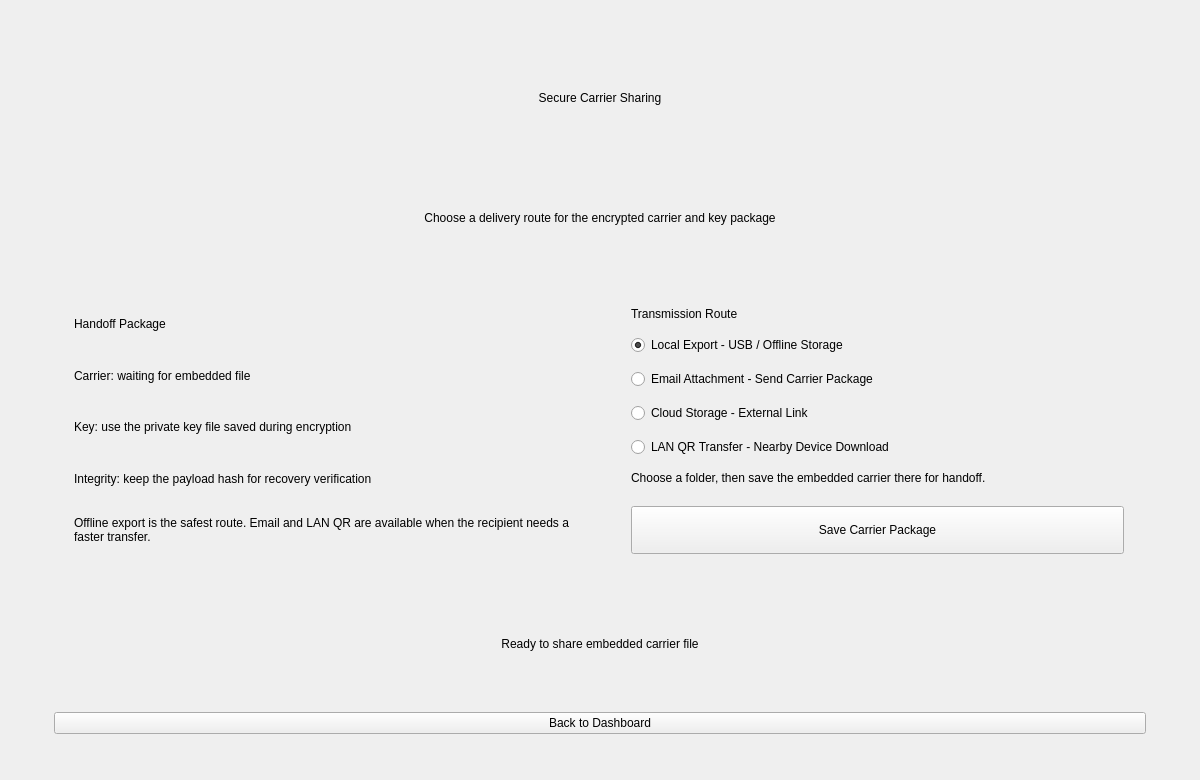
<?xml version="1.0" encoding="UTF-8"?>
<ui version="4.0">
 <class>SecureSharingWindow</class>
 <widget class="QMainWindow" name="SecureSharingWindow">
  <property name="geometry"><rect><x>0</x><y>0</y><width>1200</width><height>780</height></rect></property>
  <property name="windowTitle"><string>Secure Sharing</string></property>
  <widget class="QWidget" name="centralwidget">
   <layout class="QVBoxLayout" name="verticalLayout">
    <property name="leftMargin"><number>28</number></property>
    <property name="topMargin"><number>24</number></property>
    <property name="rightMargin"><number>28</number></property>
    <property name="bottomMargin"><number>24</number></property>
    <property name="spacing"><number>18</number></property>
    <item><widget class="QFrame" name="rootPanel">
     <layout class="QVBoxLayout" name="verticalLayout_2">
      <property name="leftMargin"><number>26</number></property>
      <property name="topMargin"><number>22</number></property>
      <property name="rightMargin"><number>26</number></property>
      <property name="bottomMargin"><number>22</number></property>
      <property name="spacing"><number>16</number></property>
      <item><widget class="QLabel" name="titleLabel">
       <property name="text"><string>Secure Carrier Sharing</string></property>
       <property name="alignment"><set>Qt::AlignCenter</set></property>
      </widget></item>
      <item><widget class="QLabel" name="subTitleLabel">
       <property name="text"><string>Choose a delivery route for the encrypted carrier and key package</string></property>
       <property name="alignment"><set>Qt::AlignCenter</set></property>
      </widget></item>
      <item>
       <layout class="QHBoxLayout" name="contentLayout">
        <property name="spacing"><number>18</number></property>
        <item>
         <widget class="QFrame" name="handoffCard">
          <property name="minimumSize"><size><width>380</width><height>0</height></size></property>
          <layout class="QVBoxLayout" name="handoffLayout">
           <property name="leftMargin"><number>20</number></property>
           <property name="topMargin"><number>20</number></property>
           <property name="rightMargin"><number>20</number></property>
           <property name="bottomMargin"><number>20</number></property>
           <property name="spacing"><number>14</number></property>
           <item><widget class="QLabel" name="handoffTitleLabel">
            <property name="text"><string>Handoff Package</string></property>
           </widget></item>
           <item><widget class="QLabel" name="carrierStateLabel">
            <property name="text"><string>Carrier: waiting for embedded file</string></property>
            <property name="wordWrap"><bool>true</bool></property>
           </widget></item>
           <item><widget class="QLabel" name="keyStateLabel">
            <property name="text"><string>Key: use the private key file saved during encryption</string></property>
            <property name="wordWrap"><bool>true</bool></property>
           </widget></item>
           <item><widget class="QLabel" name="integrityStateLabel">
            <property name="text"><string>Integrity: keep the payload hash for recovery verification</string></property>
            <property name="wordWrap"><bool>true</bool></property>
           </widget></item>
           <item><widget class="QLabel" name="routeHintLabel">
            <property name="text"><string>Offline export is the safest route. Email and LAN QR are available when the recipient needs a faster transfer.</string></property>
            <property name="wordWrap"><bool>true</bool></property>
           </widget></item>
           <item>
            <spacer name="handoffSpacer">
             <property name="orientation"><enum>Qt::Vertical</enum></property>
             <property name="sizeType"><enum>QSizePolicy::Expanding</enum></property>
            </spacer>
           </item>
          </layout>
         </widget>
        </item>
        <item>
         <widget class="QFrame" name="card">
          <layout class="QVBoxLayout" name="routeLayout">
           <property name="leftMargin"><number>22</number></property>
           <property name="topMargin"><number>22</number></property>
           <property name="rightMargin"><number>22</number></property>
           <property name="bottomMargin"><number>22</number></property>
           <property name="spacing"><number>14</number></property>
           <item><widget class="QLabel" name="routeTitleLabel">
            <property name="text"><string>Transmission Route</string></property>
           </widget></item>
           <item><widget class="QRadioButton" name="localExport">
            <property name="text"><string>Local Export - USB / Offline Storage</string></property>
            <property name="checked"><bool>true</bool></property>
           </widget></item>
           <item><widget class="QRadioButton" name="emailShare">
            <property name="text"><string>Email Attachment - Send Carrier Package</string></property>
           </widget></item>
           <item><widget class="QRadioButton" name="cloudShare">
            <property name="text"><string>Cloud Storage - External Link</string></property>
           </widget></item>
           <item><widget class="QRadioButton" name="qrShare">
            <property name="text"><string>LAN QR Transfer - Nearby Device Download</string></property>
           </widget></item>
           <item><widget class="QLabel" name="routeDescriptionLabel">
            <property name="text"><string>Choose a folder, then save the embedded carrier there for handoff.</string></property>
            <property name="wordWrap"><bool>true</bool></property>
           </widget></item>
           <item>
            <spacer name="routeSpacer">
             <property name="orientation"><enum>Qt::Vertical</enum></property>
             <property name="sizeType"><enum>QSizePolicy::Expanding</enum></property>
            </spacer>
           </item>
           <item><widget class="QPushButton" name="exportButton">
            <property name="minimumSize"><size><width>0</width><height>48</height></size></property>
            <property name="text"><string>Save Carrier Package</string></property>
           </widget></item>
          </layout>
         </widget>
        </item>
       </layout>
      </item>
      <item><widget class="QLabel" name="statusLabel">
       <property name="text"><string>Ready to share embedded carrier file</string></property>
       <property name="alignment"><set>Qt::AlignCenter</set></property>
       <property name="wordWrap"><bool>true</bool></property>
      </widget></item>
      <item><widget class="QPushButton" name="backButton">
       <property name="text"><string>Back to Dashboard</string></property>
      </widget></item>
     </layout>
    </widget></item>
   </layout>
  </widget>
 </widget>
 <resources/>
 <connections/>
</ui>
